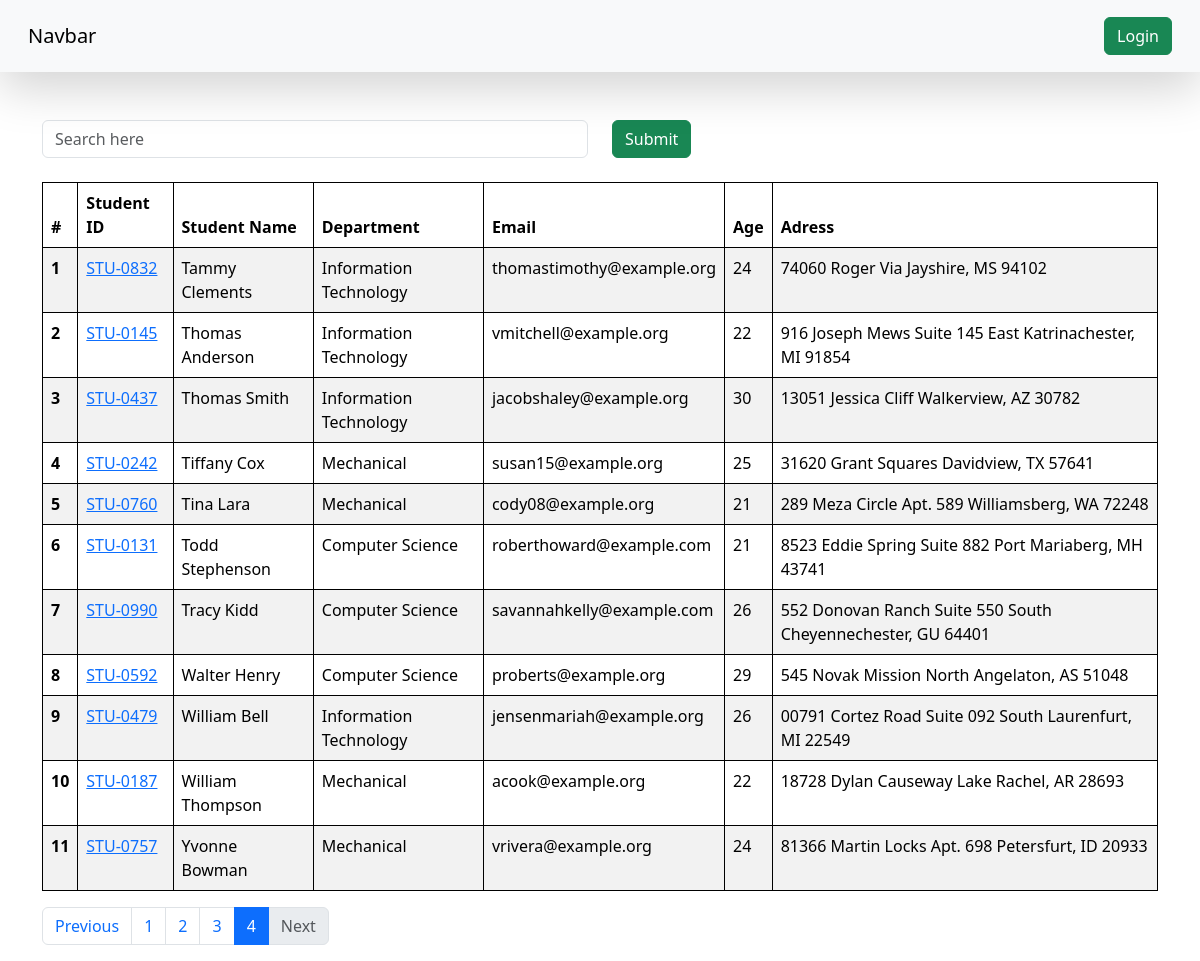
Page /students/?page=4 on the committed database.
### vege/models.py (models this page shows, shortened)
class Student(models.Model):
    department = models.ForeignKey(Department, related_name="depart", on_delete=models.CASCADE)
    student_id = models.OneToOneField(StudentID, related_name="studentid", on_delete=models.CASCADE)
    student_name = models.CharField(max_length=100)
    student_email = models.EmailField(unique=True)
    student_age = models.IntegerField(default=18)
    student_address = models.TextField()
    is_deleted = models.BooleanField(default=False)
    objects = StudentManger()
    admin_objects = models.Manager()
    class Meta:
        ordering = ['student_name']   #  it store in alphabetical order
        verbose_name = "student"     # it means Student class can also known as student

class StudentID(models.Model):
    student_id = models.CharField(max_length=100)
    def __str__(self) -> str:
        return self.student_id

class Department(models.Model):
    department = models.CharField(max_length=100)
    class Meta:
        ordering = ['department']    # it store in alphabetical order

### vege/views.py (the view, shortened to what this page needs)
# urls.py: path('students/', get_students , name='student'),
def get_students(request):
    queryset = Student.objects.all()
    search = request.GET.get("search_key")
    paginator = Paginator(queryset, 25)
    page_number = request.GET.get("page")
    page_obj = paginator.get_page(page_number)
    return render(request, 'report/student.html', context={'queryset':page_obj})

### vege/models.py (called while the page is built)
    def get_queryset(self):
        return super().get_queryset().filter(is_deleted = False)

### vege/templates/report/student.html
{% extends "base.html" %}
{% block start %}
<div class="container mt-5">
    <form class="mb-4">
        <div class="row">
            <div class="col-md-6">
                <input type="text", name="search_key", class="form-control", placeholder="Search here">
            </div>
            <div class="col-md-6">
                <button class="btn btn-success">Submit</button>
            </div>
        </div>
    </form>
    <table class="table table-striped">
        <thead>
          <tr>
            <th scope="col">#</th>
            <th scope="col">Student ID</th>
            <th scope="col">Student Name</th>
            <th scope="col">Department</th>
            <th scope="col">Email</th>
            <th scope="col">Age</th>
            <th scope="col">Adress</th>
          </tr>
        </thead>
        <tbody>
            {% for student in queryset %}
          <tr>
            <th scope="row">{{forloop.counter}}</th>
            <td>
                <a href="{% url 'get_student_marks' student.student_id %}">
                {{student.student_id}}
                </a>
            </td>
            <td>{{student.student_name}}</td>
            <td>{{student.department.department}}</td>
            <td>{{student.student_email}}</td>
            <td>{{student.student_age}}</td>
            <td>{{student.student_address}}</td>
          </tr>
          {% endfor %}
        </tbody>
      </table>
      <nav aria-label="Page navigation">
        <ul class="pagination">
            <li class="page-item {% if not queryset.has_previous %}disabled{% endif %}">
                {% if queryset.has_previous %}
                    <a class="page-link" href="?page={{ queryset.previous_page_number }}" tabindex="-1">Previous</a>
                {% else %}
                    <span class="page-link">Previous</span>
                {% endif %}
            </li>
            {% for num in queryset.paginator.page_range %}
                <li class="page-item {% if queryset.number == num %}active{% endif %}">
                    {% if queryset.number == num %}
                        <span class="page-link">{{ num }}</span>
                    {% else %}
                        <a class="page-link" href="?page={{ num }}">{{ num }}</a>
                    {% endif %}
                </li>
            {% endfor %}
            <li class="page-item {% if not queryset.has_next %}disabled{% endif %}">
                {% if queryset.has_next %}
                    <a class="page-link" href="?page={{ queryset.next_page_number }}">Next</a>
                {% else %}
                    <span class="page-link">Next</span>
                {% endif %}
            </li>
        </ul>
    </nav>
</div>
{% endblock %}

### home/templates/base.html (style rules this page uses)
table, th, td { border: 1px solid black; }

### rows in the picture
Student: student_id "STU-0832", student_name "Tammy Clements", department.department "Information Technology", student_email "thomastimothy@example.org", student_age "24", student_address "74060 Roger Via Jayshire, MS 94102"
Student: student_id "STU-0145", student_name "Thomas Anderson", department.department "Information Technology", student_email "vmitchell@example.org", student_age "22", student_address "916 Joseph Mews Suite 145 East Katrinachester, MI 91854"
Student: student_id "STU-0437", student_name "Thomas Smith", department.department "Information Technology", student_email "jacobshaley@example.org", student_age "30", student_address "13051 Jessica Cliff Walkerview, AZ 30782"
Student: student_id "STU-0242", student_name "Tiffany Cox", department.department "Mechanical", student_email "susan15@example.org", student_age "25", student_address "31620 Grant Squares Davidview, TX 57641"
Student: student_id "STU-0760", student_name "Tina Lara", department.department "Mechanical", student_email "cody08@example.org", student_age "21", student_address "289 Meza Circle Apt. 589 Williamsberg, WA 72248"
Student: student_id "STU-0131", student_name "Todd Stephenson", department.department "Computer Science", student_email "roberthoward@example.com", student_age "21", student_address "8523 Eddie Spring Suite 882 Port Mariaberg, MH 43741"
Student: student_id "STU-0990", student_name "Tracy Kidd", department.department "Computer Science", student_email "savannahkelly@example.com", student_age "26", student_address "552 Donovan Ranch Suite 550 South Cheyennechester, GU 64401"
Student: student_id "STU-0592", student_name "Walter Henry", department.department "Computer Science", student_email "proberts@example.org", student_age "29", student_address "545 Novak Mission North Angelaton, AS 51048"
Student: student_id "STU-0479", student_name "William Bell", department.department "Information Technology", student_email "jensenmariah@example.org", student_age "26", student_address "00791 Cortez Road Suite 092 South Laurenfurt, MI 22549"
Student: student_id "STU-0187", student_name "William Thompson", department.department "Mechanical", student_email "acook@example.org", student_age "22", student_address "18728 Dylan Causeway Lake Rachel, AR 28693"
Student: student_id "STU-0757", student_name "Yvonne Bowman", department.department "Mechanical", student_email "vrivera@example.org", student_age "24", student_address "81366 Martin Locks Apt. 698 Petersfurt, ID 20933"

### other values in the picture
{{ num }} "1" "2" "3"
{{ num }} "4"
